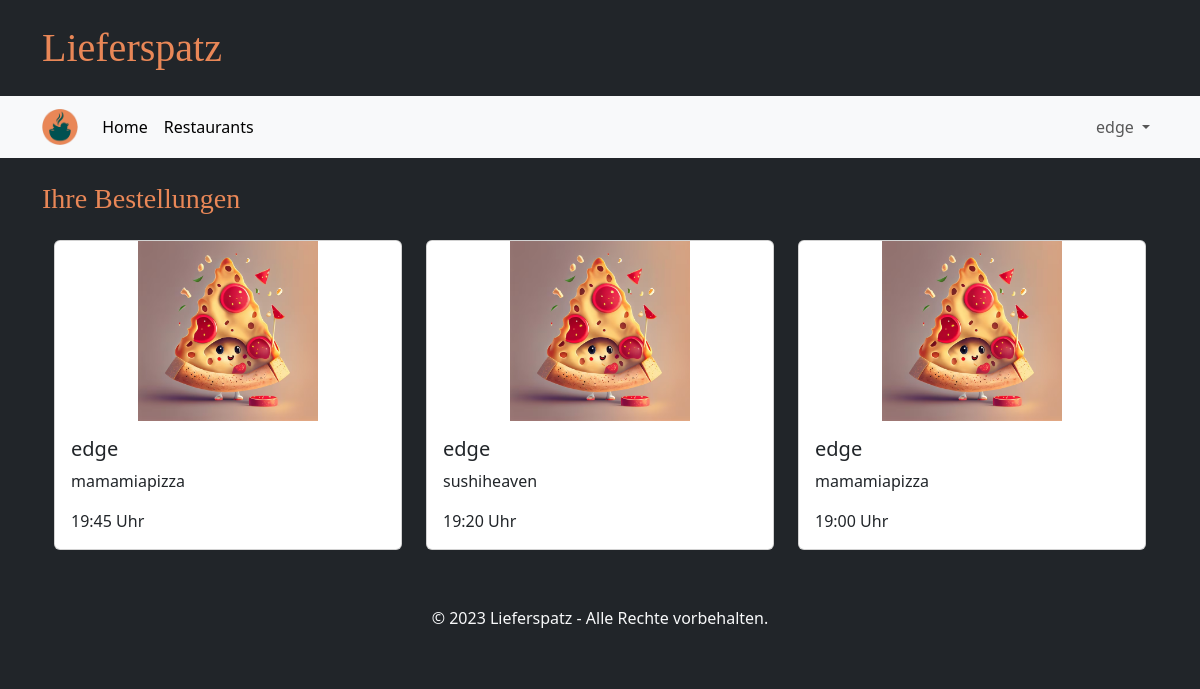
/orders (signed in), run on the app's committed database.
### tables this page shows
CREATE TABLE Bestellung(
            KUsername TEXT NOT NULL,
            GUsername TEXT NOT NULL,
            Eingangszeit TEXT NOT NULL,
            Anmerkung TEXT,
            Bestellstatus TEXT NOT NULL CHECK( Bestellstatus IN ('in Bearbeitung','in Zubereitung','storniert','abgeschlossen') )
        );

### main.py (the view)
@app.route("/orders")
def order_page():
    if "user" in session:
        if "business" in session:
            orders = database.get_orders(session["user"], True)
            return render_template("orders_business.html", orders=orders)
        else:
            orders = database.get_orders(session["user"], False)
            return render_template("orders_customer.html", orders=orders)
    return redirect(url_for("login_customer_page"))

### database.py (called while the page is built)
def getData(sql, params = ()):
    dbcon = sqlite3.connect("instance/db.db")
    cursor = dbcon.cursor()
    cursor.execute(sql, params)
    return cursor

def get_orders(username, business=False):
    query = """SELECT *
                FROM Bestellung
                WHERE KUsername = ?
                ORDER BY Eingangszeit DESC"""
    if business:
        query = """SELECT *
                FROM Bestellung
                WHERE GUsername = ?
                ORDER BY Eingangszeit DESC"""
    orders = []
    request_pointer = getData(query, (username,))
    for entry in request_pointer.fetchall():
        order = {
            "KUsername": entry[0],
            "GUsername": entry[1],
            "ordertime": entry[2],
            "comment": entry[3],
            "orderstatus": entry[4]
        }
        orders.append(order)
    return orders

### templates/orders_customer.html (shortened to what this page needs)
{% extends "base.html" %}
{% block heading %}Ihre Bestellungen{% endblock %}
{% block content %}
<div class="row g-4 mb-4">
  {% for order in orders %}
  <div class="col-4">
      <div class="card">
      <img src="{{ url_for('static', filename='test1.jpeg') }}" class="card-img-top shop-image" alt="...">
      <div class="card-body">
          <h5 class="card-title">{{ order['KUsername'] }}</h5>
          <p class="card-text">{{ order['GUsername'] }}</p>
          <p class="card-text">{{ order['ordertime'] }}</p>
      </div>
      </div>
  </div>
  {% endfor %}
</div>
{% endblock %}

### templates/base.html (shortened to what this page needs)
<!DOCTYPE html>
<html lang="de">
<head>
    <link rel="stylesheet" href="/static/style.css">
    <link href="https://cdn.jsdelivr.net/npm/bootstrap@5.3.2/dist/css/bootstrap.min.css" rel="stylesheet">
</head>
<body class="bg-dark">
    <div class="container my-4">
        <h1 class="brandfont">Lieferspatz</h1>
    </div>
    <nav class="navbar navbar-expand-md bg-body-tertiary">
        <div class="container">
          <a class="navbar-brand" href="#">
            <img src="{{ url_for('static', filename='ls_logo.png') }}" alt="..." height="36" />
          </a>
          <div class="collapse navbar-collapse" id="navbarSupportedContent">
            <ul class="navbar-nav me-auto mb-2 mb-lg-0">
              <li class="nav-item">
                <a class="nav-link active" aria-current="page" href="{{ url_for('start_page') }}">Home</a>
              </li>
              <li class="nav-item">
                <a class="nav-link active" aria-current="page" href="{{ url_for('restaurants_page') }}">Restaurants</a>
              </li>
            </ul>
            <ul class="navbar-nav mb-2 mb-lg-0">
              {% if session['user'] %}
              <li class="nav-item dropdown">
                <a class="nav-link dropdown-toggle" href="#" role="button" data-bs-toggle="dropdown" aria-expanded="false">
                  {{ session['user'] }}
                </a>
              </li>
              {% endif %}
            </ul>
          </div>
        </div>
    </nav>
    <div class="container mt-4">
        <h3 class="brandfont2">{% block heading %}{% endblock %}</h3>
    </div>
    <div class="container text-light px-4 py-3 ">
        {% block content %}{% endblock %}
    </div>
    <footer class="bg-dark text-light text-center py-3">
        <p>&copy; 2023 Lieferspatz - Alle Rechte vorbehalten.</p>
    </footer>
</body>
</html>

### static/style.css (style rules this page uses)
.brandfont { font-family: brandFont; color: #e98757; }
.brandfont2 { font-family: brandFont2; color: #e98757; }
.shop-image { height: 180px; object-fit: contain; }

### data on the page
Bestellung: KUsername "edge", GUsername "mamamiapizza", ordertime "19:45 Uhr"
Bestellung: KUsername "edge", GUsername "sushiheaven", ordertime "19:20 Uhr"
Bestellung: KUsername "edge", GUsername "mamamiapizza", ordertime "19:00 Uhr"

### other printed values
{{ session['user'] }} "edge"
